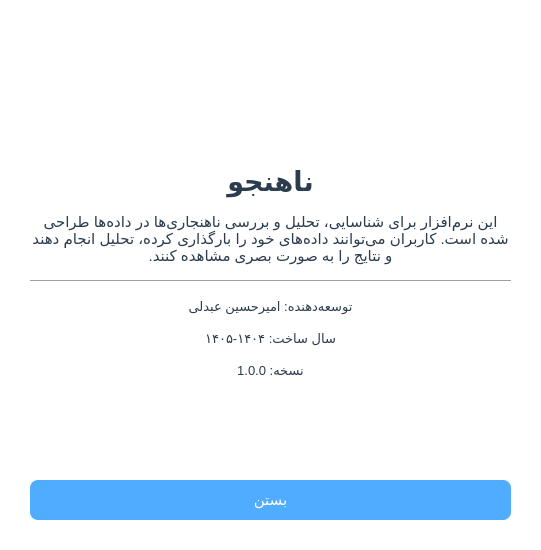
<?xml version="1.0" encoding="UTF-8"?>
<ui version="4.0">
 <class>AboutDialog</class>
 <widget class="QDialog" name="AboutDialog">
  <property name="geometry">
   <rect>
    <x>0</x>
    <y>0</y>
    <width>541</width>
    <height>550</height>
   </rect>
  </property>
  <property name="windowTitle">
   <string>درباره ما</string>
  </property>
  <property name="windowIcon">
   <iconset>
    <normaloff>logo.png</normaloff>logo.png</iconset>
  </property>
  <property name="styleSheet">
   <string notr="true">
QDialog {
    background-color: #ffffff;
}
QLabel {
    color: #2b3c4e;
    font-family: Segoe UI;
}
QPushButton {
    background-color: #4facfe;
    color: white;
    border-radius: 8px;
    padding: 8px 18px;
    font-size: 11pt;
}
QPushButton:hover {
    background-color: #38b6ff;
}
   </string>
  </property>
  <layout class="QVBoxLayout" name="verticalLayout">
   <property name="spacing">
    <number>15</number>
   </property>
   <property name="leftMargin">
    <number>30</number>
   </property>
   <property name="topMargin">
    <number>30</number>
   </property>
   <property name="rightMargin">
    <number>30</number>
   </property>
   <property name="bottomMargin">
    <number>30</number>
   </property>
   <item>
    <widget class="QLabel" name="logo_label">
     <property name="minimumSize">
      <size>
       <width>160</width>
       <height>120</height>
      </size>
     </property>
     <property name="maximumSize">
      <size>
       <width>120</width>
       <height>120</height>
      </size>
     </property>
     <property name="pixmap">
      <pixmap>../../../../anomaly_ai_analyzer/ui/logo.png</pixmap>
     </property>
     <property name="scaledContents">
      <bool>true</bool>
     </property>
     <property name="alignment">
      <set>Qt::AlignCenter</set>
     </property>
     <property name="openExternalLinks">
      <bool>false</bool>
     </property>
    </widget>
   </item>
   <item>
    <widget class="QLabel" name="title_label">
     <property name="font">
      <font>
       <family>Segoe UI</family>
       <pointsize>20</pointsize>
       <bold>true</bold>
      </font>
     </property>
     <property name="text">
      <string>ناهنجو</string>
     </property>
     <property name="alignment">
      <set>Qt::AlignCenter</set>
     </property>
    </widget>
   </item>
   <item>
    <widget class="QLabel" name="description_label">
     <property name="font">
      <font>
       <family>Segoe UI</family>
       <pointsize>11</pointsize>
      </font>
     </property>
     <property name="text">
      <string>این نرم‌افزار برای شناسایی، تحلیل و بررسی ناهنجاری‌ها در داده‌ها طراحی شده است. کاربران می‌توانند داده‌های خود را بارگذاری کرده، تحلیل انجام دهند و نتایج را به صورت بصری مشاهده کنند.</string>
     </property>
     <property name="alignment">
      <set>Qt::AlignCenter</set>
     </property>
     <property name="wordWrap">
      <bool>true</bool>
     </property>
    </widget>
   </item>
   <item>
    <widget class="QFrame" name="line">
     <property name="frameShape">
      <enum>QFrame::HLine</enum>
     </property>
     <property name="frameShadow">
      <enum>QFrame::Sunken</enum>
     </property>
    </widget>
   </item>
   <item>
    <widget class="QLabel" name="developer_label">
     <property name="font">
      <font>
       <family>Segoe UI</family>
       <pointsize>10</pointsize>
      </font>
     </property>
     <property name="text">
      <string>توسعه‌دهنده: امیرحسین عبدلی</string>
     </property>
     <property name="alignment">
      <set>Qt::AlignCenter</set>
     </property>
    </widget>
   </item>
   <item>
    <widget class="QLabel" name="year_label">
     <property name="font">
      <font>
       <family>Segoe UI</family>
       <pointsize>10</pointsize>
      </font>
     </property>
     <property name="text">
      <string>سال ساخت: ۱۴۰۴-۱۴۰۵</string>
     </property>
     <property name="alignment">
      <set>Qt::AlignCenter</set>
     </property>
    </widget>
   </item>
   <item>
    <widget class="QLabel" name="version_label">
     <property name="font">
      <font>
       <family>Segoe UI</family>
       <pointsize>10</pointsize>
      </font>
     </property>
     <property name="text">
      <string>نسخه: 1.0.0</string>
     </property>
     <property name="alignment">
      <set>Qt::AlignCenter</set>
     </property>
    </widget>
   </item>
   <item>
    <spacer name="verticalSpacer">
     <property name="orientation">
      <enum>Qt::Vertical</enum>
     </property>
     <property name="sizeHint" stdset="0">
      <size>
       <width>20</width>
       <height>40</height>
      </size>
     </property>
    </spacer>
   </item>
   <item>
    <widget class="QPushButton" name="btn_close">
     <property name="minimumSize">
      <size>
       <width>120</width>
       <height>40</height>
      </size>
     </property>
     <property name="text">
      <string>بستن</string>
     </property>
    </widget>
   </item>
  </layout>
 </widget>
 <resources/>
 <connections/>
</ui>
